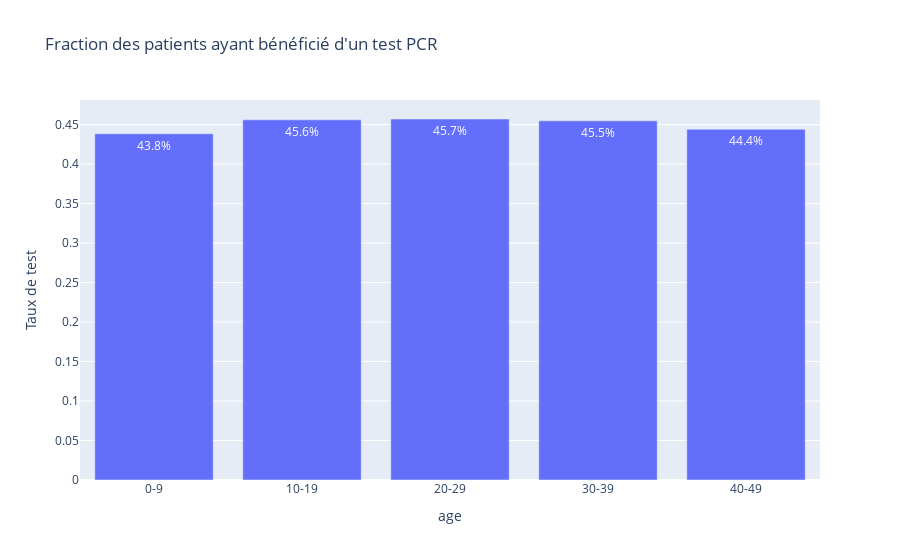

The cell this chart's notebook holds for it:
### Code cell
px.bar(testing_rate, x="age", y="Taux de test", text='label', title="Fraction des patients ayant bénéficié d'un test PCR")

### Figure 1 — Plotly figure (JSON) as saved in the notebook; plotly's stock layout.template omitted (floating-point values rounded to 4 significant figures)
{"data": [{"alignmentgroup": "True", "hovertemplate": "age=%{x}<br>Taux de test=%{y}<br>label=%{text}<extra></extra>", "legendgroup": "", "marker": {"color": "#636efa"}, "name": "", "offsetgroup": "", "orientation": "v", "showlegend": false, "text": ["43.8%", "45.6%", "45.7%", "45.5%", "44.4%"], "textposition": "auto", "type": "bar", "x": ["0-9", "10-19", "20-29", "30-39", "40-49"], "xaxis": "x", "y": [0.4384, 0.456, 0.4571, 0.4548, 0.4442], "yaxis": "y"}], "layout": {"barmode": "relative", "legend": {"tracegroupgap": 0}, "title": {"text": "Fraction des patients ayant bénéficié d'un test PCR"}, "xaxis": {"anchor": "y", "domain": [0, 1], "title": {"text": "age"}}, "yaxis": {"anchor": "x", "domain": [0, 1], "title": {"text": "Taux de test"}}}}
